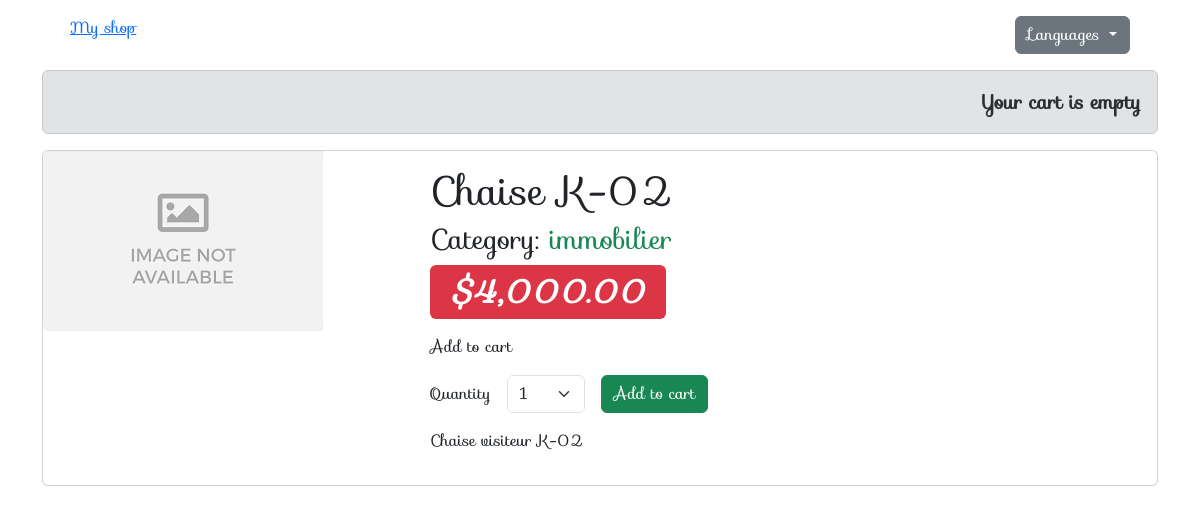
The page /en/5/chaise-k-02/ on the database its author committed.
### shop/models.py (models this page shows, shortened)
class Product(models.Model):
    category = models.ForeignKey(Category, related_name='products', on_delete=models.CASCADE)
    name = models.CharField(max_length=200, db_index=True)
    slug = models.SlugField(max_length=200, db_index=True)
    image = models.ImageField(upload_to='products/%Y/%m/%d', blank=True)
    description = models.TextField(blank=True)
    price = models.DecimalField(max_digits=10, decimal_places=2)
    available = models.BooleanField(default=True)
    created = models.DateTimeField(auto_now_add=True)
    updated = models.DateTimeField(auto_now=True)
    class Meta:
        ordering = ('name',)
        index_together = (('id', 'slug'),)

class Category(models.Model):
    name = models.CharField(max_length=200, db_index=True)
    slug = models.SlugField(max_length=200, unique=True)
    class Meta:
        ordering = ('name',)
        verbose_name = 'category'
        verbose_name_plural = 'categories'
    def __str__(self):
        return self.name
    def get_absolute_url(self):
        return reverse('shop:product_list_by_category', args=[self.slug])

### shop/views.py (the view)
# urls.py: path('<int:id>/<slug:slug>/', views.product_detail, name='product_detail'),
def product_detail(request, id, slug):
    product = get_object_or_404(Product, id=id, slug=slug, available=True)
    cart_product_form = CartAddProductForm()
    context = {
        'product': product,
        'cart_product_form': cart_product_form,
    }
    return render(request, 'shop/product/detail.html', context)

### cart/forms.py
class CartAddProductForm(forms.Form):
    quantity = forms.TypedChoiceField(choices=PRODUCT_QUANTITY_CHOICES, coerce=int, label=_('Quantity'))
    override = forms.BooleanField(required=False, initial=False, widget=forms.HiddenInput)

### cart/cart.py (called while the page is built)
    def __len__(self):
        return sum(item['quantity'] for item in self.cart.values())

### cart/context_processors.py (called while the page is built)
def cart(request):
    return {'cart': Cart(request)}

### shop/templates/shop/product/detail.html (shortened to what this page needs)
{% extends "shop/base.html" %}
{% load i18n %}
{% load humanize %}
{% load widget_tweaks %}
{% load static %}
{% block content %}
<div class="card mb-5">
  <div class="row g-0">
    <div class="col-md-4">
      <img class="img-fluid rounded-start"
           src="{% if product.image %}{{ product.image.url }}{% else %}{% static "img/no_image.png" %}{% endif %}">
    </div>
    <div class="col-md-8">
      <div class="card-body">
        <h1 class="card-title">{{ product.name|title }}</h1>
        <h3 class="card-text ">Category:
          <a class="link-success link-underline-opacity-0"
             href="{{ product.category.get_absolute_url }}">{{ product.category }}
          </a>
        </h3>
        <p class="card-text fs-2 fw-bolder fst-italic badge text-bg-danger">${{ product.price|intcomma }}</p>
        <p class="card-text">{% trans "Add to cart" %}</p>
        <form class="row g-3" action="{% url "cart:cart_add" product.id %}" method="post">
          <div class="col-auto">
              <label for="{{ cart_product_form.quantity.label }}" class="col-form-label">{% trans "Quantity" %}</label>
          </div>
          <div class="col-auto">
              {% render_field cart_product_form.quantity class="form-select" %}
          </div>
          <div class="col-auto">
              <input class="btn btn-success" type="submit" value="{% trans "Add to cart" %}">
          </div>
        </form>
        <p class="card-text>">{{ product.description|linebreaks }}</p>
      </div>
    </div>
  </div>
</div>
{% endblock %}

### shop/static/css/base.css (style rules this page uses)
* { font-family: 'Sofia' !important; }

### rows shown on the page
Product: name "Chaise K-02", category "immobilier", price "4,000.00", description "Chaise visiteur K-02"
